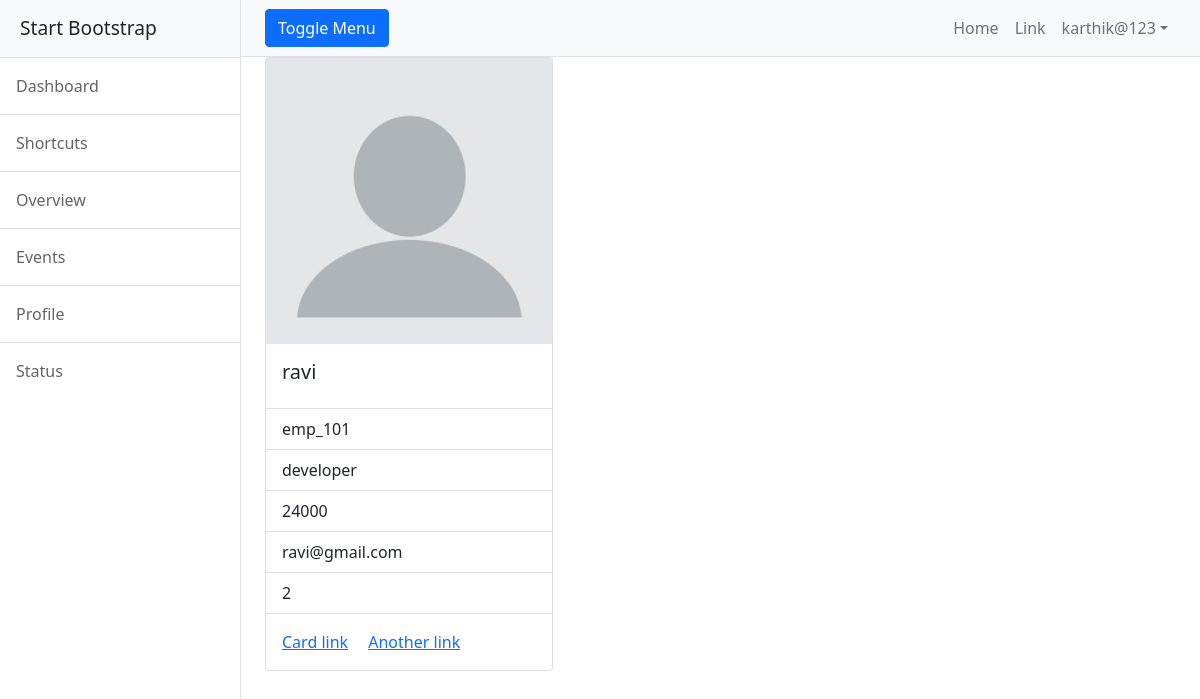
The app's page /employee/details/emp_101 (signed in) with its own data.
### employee/models.py (models this page shows, shortened)
class Employee(models.Model):
    eid = models.CharField(max_length=120,primary_key=True)
    profile_pick = models.ImageField(upload_to="profilepics",null=True)
    employee_name = models.CharField(max_length=120)
    designation = models.CharField(max_length=120)
    salary = models.PositiveIntegerField()
    email = models.EmailField(unique=True)
    experience = models.PositiveIntegerField(null=True)

### employee/views.py (the view)
# urls.py: path("details/<str:emp_id>", views.EmployeeDetailView.as_view(), name="emp-detail"),
@method_decorator(signin_required,name="dispatch")
class EmployeeDetailView(View):
    def get(self,request, *args, **kwargs):
        qs=Employee.objects.get(eid=kwargs.get("emp_id"))
        return render(request, "emp-detail.html",{"employee":qs})

### employee/views.py (called while the page is built)
def signin_required(fn):
    def wrapper(request, *args, **kwargs):
        if request.user.is_authenticated:
            return fn(request, *args, **kwargs)
        else:
            messages.error(request, "you must login")
            return redirect("signin")
    return wrapper

### employee/templates/emp-detail.html (shortened to what this page needs)
{%extends 'base.html'%}
{%block body_block%}
 <div class="row">
        <div class="co-4">
            <div class="card" style="width: 18rem;">
  <img src="{{employee.profile_pick.url}}" class="card-img-top" alt="...">
  <div class="card-body">
    <h5 class="card-title">{{employee.employee_name}}</h5>
  </div>
  <ul class="list-group list-group-flush">
    <li class="list-group-item">{{employee.eid}}</li>
    <li class="list-group-item">{{employee.designation}}</li>
    <li class="list-group-item">{{employee.salary}}</li>
      <li class="list-group-item">{{employee.email}}</li>
      <li class="list-group-item">{{employee.experience}}</li>
  </ul>
  <div class="card-body">
    <a href="#" class="card-link">Card link</a>
    <a href="#" class="card-link">Another link</a>
  </div>
</div>
        </div>
    </div>
{%endblock%}

### employee/templates/base.html (shortened to what this page needs)
<!DOCTYPE html>
{%load static%}
<html lang="en">
<head>
<link href="https://cdn.jsdelivr.net/npm/bootstrap@5.2.0-beta1/dist/css/bootstrap.min.css" rel="stylesheet">
    <link href="{%static 'css/styles.css'%}" rel="stylesheet"/>
</head>
<body>
<div class="d-flex" id="wrapper">
    <div class="border-end bg-white" id="sidebar-wrapper">
        <div class="sidebar-heading border-bottom bg-light">Start Bootstrap</div>
        <div class="list-group list-group-flush">
            <a class="list-group-item list-group-item-action list-group-item-light p-3" href="#!">Dashboard</a>
            <a class="list-group-item list-group-item-action list-group-item-light p-3" href="#!">Shortcuts</a>
            <a class="list-group-item list-group-item-action list-group-item-light p-3" href="#!">Overview</a>
            <a class="list-group-item list-group-item-action list-group-item-light p-3" href="#!">Events</a>
            <a class="list-group-item list-group-item-action list-group-item-light p-3" href="#!">Profile</a>
            <a class="list-group-item list-group-item-action list-group-item-light p-3" href="#!">Status</a>
        </div>
    </div>
    <div id="page-content-wrapper">
        <nav class="navbar navbar-expand-lg navbar-light bg-light border-bottom">
            <div class="container-fluid">
                <button class="btn btn-primary" id="sidebarToggle">Toggle Menu</button>
                <div class="collapse navbar-collapse" id="navbarSupportedContent">
                    <ul class="navbar-nav ms-auto mt-2 mt-lg-0">
                        <li class="nav-item active"><a class="nav-link" href="#!">Home</a></li>
                        <li class="nav-item"><a class="nav-link" href="#!">Link</a></li>
                        <li class="nav-item dropdown">
                            <a class="nav-link dropdown-toggle" id="navbarDropdown" href="#" role="button"
                               data-bs-toggle="dropdown" aria-haspopup="true" aria-expanded="false">{{request.user}}</a>
                        </li>
                    </ul>
                </div>
            </div>
        </nav>
        <div class="container-fluid">
            {%block body_block%}
            {%endblock%}
        </div>
    </div>
</div>
</body>
</html>

### records on screen
Employee: profile_pick (picture), employee_name "ravi", eid "emp_101", designation "developer", salary "24000", email "ravi@gmail.com", experience "2"

### other values on screen
{{ request.user }} "karthik@123"
